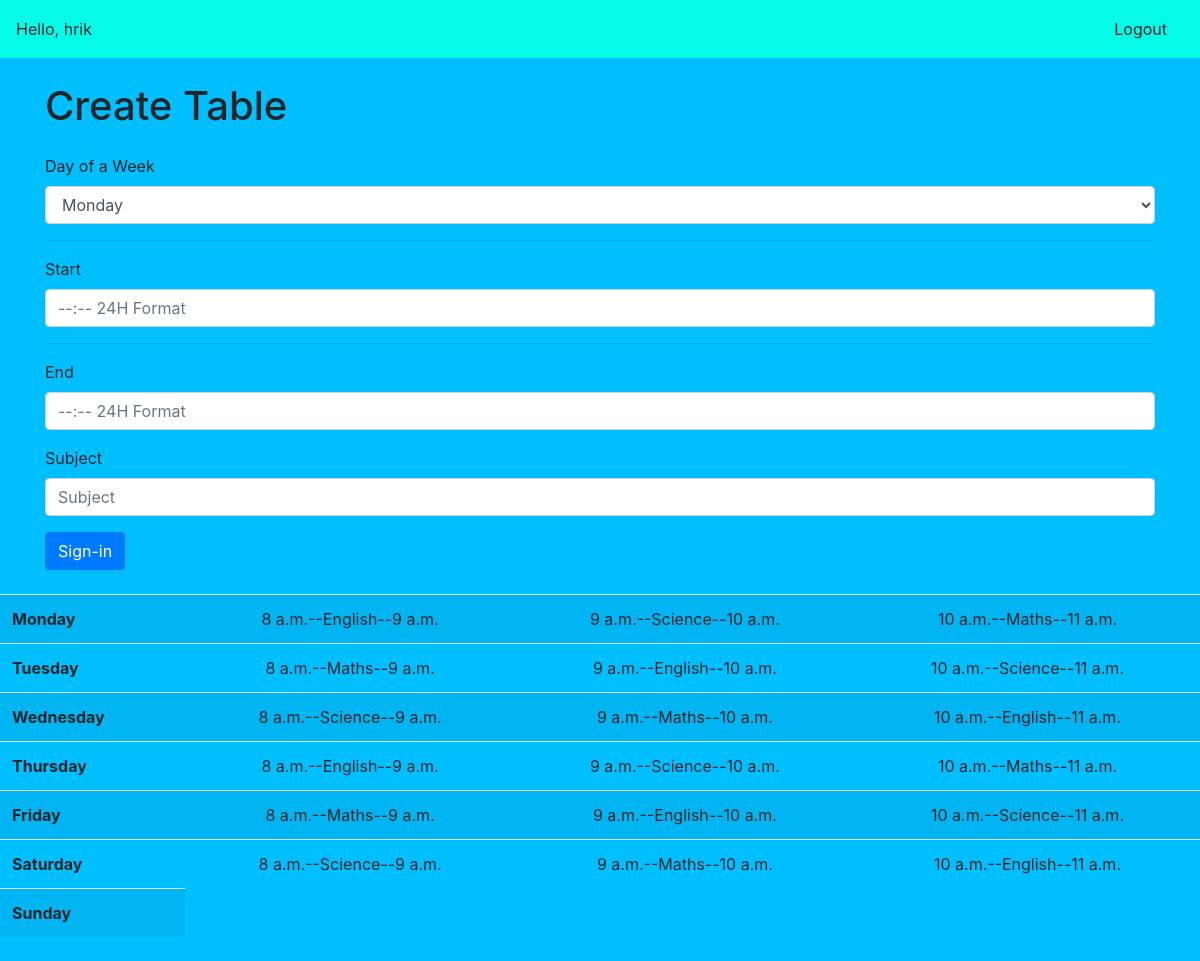
The app's page / (signed in) with its own data.
### table/models.py (models this page shows, shortened)
class Day(models.Model):
    DAYS = (
        ('Monday', 'Monday'),
        ('Tuesday', 'Tuesday'),
        ('Wednesday', 'Wednesday'),
        ('Thursday', 'Thursday'),
        ('Friday', 'Friday'),
        ('Saturday', 'Saturday'),
        ('Sunday', 'Sunday')
    )
    user = models.ForeignKey(
        get_user_model(), on_delete=models.CASCADE, default=1)
    day_name = models.CharField('Day of the week', max_length=64, choices=DAYS)
    start_time = models.TimeField('Start')
    end_time = models.TimeField('End')
    subject = models.CharField('Subject Name', max_length=64)

### table/views.py (the view, shortened to what this page needs)
# urls.py: path('', index, name='index'),
@login_required(login_url='login')
def index(request):
    Days = {
        'Monday': Day.objects.filter(user=request.user).filter(day_name='Monday').order_by('start_time'),
        'Tuesday': Day.objects.filter(user=request.user).filter(day_name='Tuesday').order_by('start_time'),
        'Wednesday': Day.objects.filter(user=request.user).filter(day_name='Wednesday').order_by('start_time'),
        'Thursday': Day.objects.filter(user=request.user).filter(day_name='Thursday').order_by('start_time'),
        'Friday': Day.objects.filter(user=request.user).filter(day_name='Friday').order_by('start_time'),
        'Saturday': Day.objects.filter(user=request.user).filter(day_name='Saturday').order_by('start_time'),
        'Sunday': Day.objects.filter(user=request.user).filter(day_name='Sunday').order_by('start_time')
    }
    content = {
        'Days': Days
    }
    return render(request, 'table/dashboard.html', content)

### table/templates/table/dashboard.html (shortened to what this page needs)
{% extends 'table/home.html' %} {% block title %} Dashboard {% endblock %}
{% block body %}
{% include 'table/navbar_user.html' %}
<div class="container">
  <h1 class="mt-4 mb-4">Create Table</h1>
  <form class="table-form" action="" method="POST">
    <div class="form-group">
    <label for="exampleFormControlSelect1">Day of a Week</label>
    <select class="form-control" name='day' id="exampleFormControlSelect1">
      <option>Monday</option>
    </select>
    </div>
      <hr>
    <div class="form-group">
        <label for="exampleInputPassword1">Start</label>
        <input type="text" name="start_time" placeholder="--:-- 24H Format" class="form-control">
    </div>
      <hr>
    <div class="form-group">
      <label for="exampleInputPassword1">End</label>
      <input type="text" name="end_time" placeholder="--:-- 24H Format" class="form-control">
    </div>
    <div class="form-group">
      <label for="exampleInputPassword1">Subject</label>
      <input type="text" name="subject" placeholder="Subject" class="form-control">
    </div>
    <button class='btn btn-primary'>Sign-in</button>
  </form>
</div>
<div class="mt-4 mb-4">
  <table class="table table-striped">
    {% for Day, lectures in Days.items %}
    <tr>
      <th scope="row">{{ Day }}</td>
      {% for lecture in lectures %}
        <td class="block"><div class="lecture">{{ lecture.start_time }}--{{ lecture.subject }}--{{ lecture.end_time }}</div>
          <a href="{% url 'delete' lecture.id %}" class="btn btn-danger btn-sm m-2">X</a></td>
      {% endfor %}
    </tr>
    {% endfor %}
  </table>
</div>
{% endblock %}

### table/templates/table/home.html (shortened to what this page needs)
<!DOCTYPE html>
<html>
  <head>
    <link
      rel="stylesheet"
      href="https://stackpath.bootstrapcdn.com/bootstrap/4.5.0/css/bootstrap.min.css"
    />
  </head>
  <body style="background-color: #00bfff;">
    {% block body %} {% endblock %}
  </body>
</html>

### table/templates/table/navbar_user.html
<nav class="navbar navbar-light" style="background-color: #03fce8;">
  <span>Hello, {{ request.user }}</span>
  <ul class="nav justify-content-end">
    <li class="nav-item">
      <a class="btn nav-link" href="{% url 'logout' %}">Logout</a>
    </li>
  </ul>
</nav>

### records on screen
Day: start_time "8 a.m.", subject "English", end_time "9 a.m."
Day: start_time "9 a.m.", subject "Science", end_time "10 a.m."
Day: start_time "10 a.m.", subject "Maths", end_time "11 a.m."
Day: start_time "8 a.m.", subject "Maths", end_time "9 a.m."
Day: start_time "9 a.m.", subject "English", end_time "10 a.m."
Day: start_time "10 a.m.", subject "Science", end_time "11 a.m."
Day: start_time "8 a.m.", subject "Science", end_time "9 a.m."
Day: start_time "9 a.m.", subject "Maths", end_time "10 a.m."
Day: start_time "10 a.m.", subject "English", end_time "11 a.m."
Day: start_time "8 a.m.", subject "English", end_time "9 a.m."
Day: start_time "9 a.m.", subject "Science", end_time "10 a.m."
Day: start_time "10 a.m.", subject "Maths", end_time "11 a.m."
Day: start_time "8 a.m.", subject "Maths", end_time "9 a.m."
Day: start_time "9 a.m.", subject "English", end_time "10 a.m."
Day: start_time "10 a.m.", subject "Science", end_time "11 a.m."
Day: start_time "8 a.m.", subject "Science", end_time "9 a.m."
Day: start_time "9 a.m.", subject "Maths", end_time "10 a.m."
Day: start_time "10 a.m.", subject "English", end_time "11 a.m."

### other values on screen
{{ request.user }} "hrik"
{{ Day }} "Monday" "Tuesday" "Wednesday" "Thursday" "Friday" "Saturday" "Sunday"
